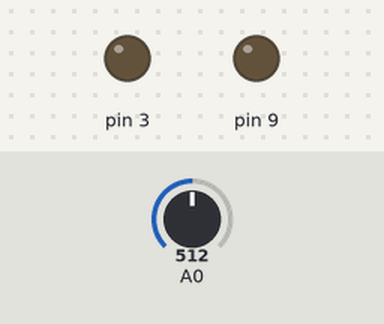
A sketch run on a simulated Arduino Uno, built with avr-gcc and run on an emulated ATmega328P. Shown: output pins drawn as LEDs (lit = HIGH). Inputs (shaded band) come from the test bench; at power-on: A0 = 512. What the sketch prints to the serial monitor is not drawn.

Above: at 1.2 s.
1.3 s: A0 set to 5
At 2.5 s:
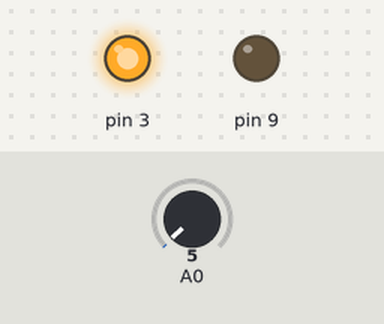
2.8 s: A0 set to 0
Timing chart, 0 to 5.8 s (numbered marks = the images above; inputs shaded):
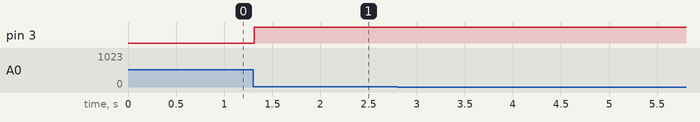

Measured:
- after the input at 1.3 s, pin 3: LOW → HIGH at once
- after the input at 2.8 s, every drawn part: stays the same

The sketch:

LAB10_control_PI.ino
```cpp
float y_n,u_n,u_n1,e_n,e_n1,SPo;
unsigned long timeOld2 = 0;
unsigned long timeNow;
const unsigned long Ts = 10000;
float t;
//float Kp = 14.0,Ki =0.003;
float b1=14,b2=-13.9995800000000;
float a1=1,a2=-1;
//KP 14 KI 0.003
typedef union {
  float number;
  uint8_t bytes[4];
} valor;
valor u_n_ML, y_n_ML, SPo_ML;

void setup(){
  Serial.begin(9600);
  pinMode(3,OUTPUT);
  pinMode(9,OUTPUT);
  timeOld2 = micros();
}

void loop(){

    if(t>=0.0 && t<15.0) {SPo = 0.0;}
    else if(t>=15.0){SPo = 70.0;}
    else {t=0.0;}

    y_n = ((5.0/1023.0)*analogRead(A0)-0.5)*100.0;

    e_n = SPo - y_n;
    u_n = b1*e_n + b2*e_n1 - a2*u_n1;
    e_n1 = e_n;
    u_n1 = u_n;
    if (u_n>=255.0){u_n=255.0;}
    if (u_n<=0.0){u_n=0.0;}
    analogWrite(3,u_n);
    timeNow = micros();
    if (timeNow - timeOld2 >= Ts){
      timeOld2 = timeNow;
      t = t + (Ts / 1e6);
      SPo_ML.number = SPo;
      u_n_ML.number = u_n;
      y_n_ML.number = y_n;
      Serial.write('V');
      for (int i = 0; i < 4; i++) Serial.write(SPo_ML.bytes[i]);
      for (int i = 0; i < 4; i++) Serial.write(u_n_ML.bytes[i]);
      for (int i = 0; i < 4; i++) Serial.write(y_n_ML.bytes[i]);
      Serial.write('\n');
    }
}
```
